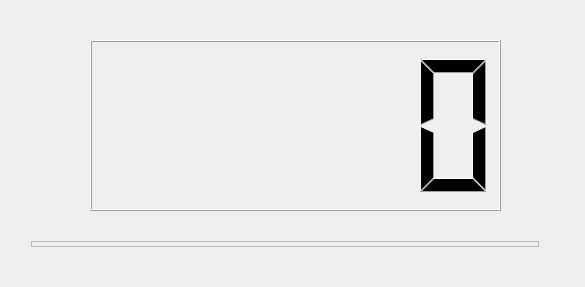
<?xml version="1.0" encoding="UTF-8"?>
<ui version="4.0">
 <class>Dialog</class>
 <widget class="QDialog" name="Dialog">
  <property name="geometry">
   <rect>
    <x>0</x>
    <y>0</y>
    <width>585</width>
    <height>287</height>
   </rect>
  </property>
  <property name="windowTitle">
   <string>Dialog</string>
  </property>
  <widget class="QLCDNumber" name="lcdNumber">
   <property name="geometry">
    <rect>
     <x>90</x>
     <y>40</y>
     <width>411</width>
     <height>171</height>
    </rect>
   </property>
  </widget>
  <widget class="QWidget" name="">
   <property name="geometry">
    <rect>
     <x>20</x>
     <y>230</y>
     <width>530</width>
     <height>28</height>
    </rect>
   </property>
   <layout class="QGridLayout" name="gridLayout">
    <item row="0" column="0" rowspan="2" colspan="9">
     <widget class="QFrame" name="frame">
      <property name="frameShape">
       <enum>QFrame::StyledPanel</enum>
      </property>
      <property name="frameShadow">
       <enum>QFrame::Raised</enum>
      </property>
     </widget>
    </item>
    <item row="1" column="1">
     <widget class="QCheckBox" name="led_1">
      <property name="text">
       <string>led1</string>
      </property>
     </widget>
    </item>
    <item row="1" column="2">
     <widget class="QCheckBox" name="led_2">
      <property name="text">
       <string>led2</string>
      </property>
     </widget>
    </item>
    <item row="1" column="3">
     <widget class="QCheckBox" name="led_3">
      <property name="text">
       <string>led3</string>
      </property>
     </widget>
    </item>
    <item row="1" column="4">
     <widget class="QCheckBox" name="led_4">
      <property name="text">
       <string>led4</string>
      </property>
     </widget>
    </item>
    <item row="1" column="5">
     <widget class="QCheckBox" name="led_5">
      <property name="text">
       <string>led5</string>
      </property>
     </widget>
    </item>
    <item row="1" column="6">
     <widget class="QCheckBox" name="led_6">
      <property name="text">
       <string>led6</string>
      </property>
     </widget>
    </item>
    <item row="1" column="7">
     <widget class="QCheckBox" name="led_7">
      <property name="text">
       <string>led7</string>
      </property>
     </widget>
    </item>
    <item row="1" column="8">
     <widget class="QCheckBox" name="led_8">
      <property name="text">
       <string>led8</string>
      </property>
     </widget>
    </item>
   </layout>
  </widget>
 </widget>
 <layoutdefault spacing="6" margin="11"/>
 <resources/>
 <connections/>
</ui>
